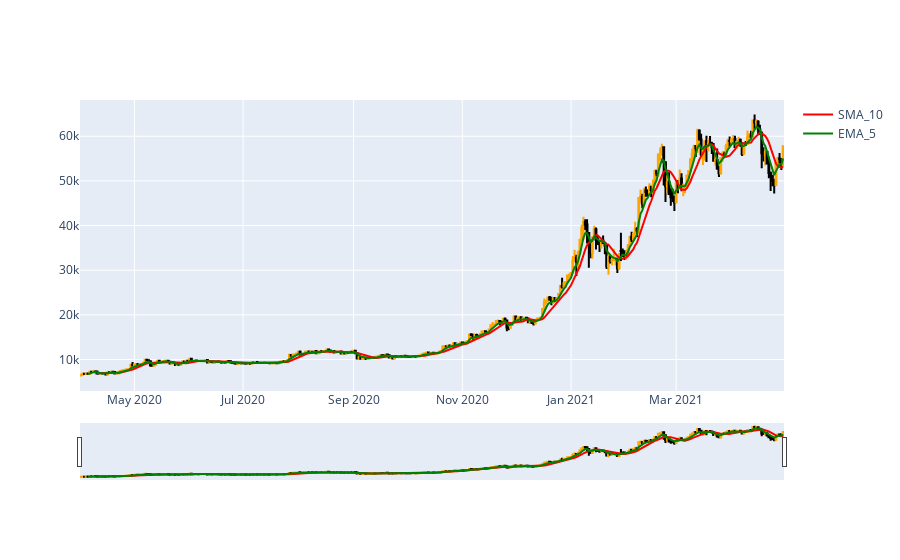

The code cell stored with this chart in its notebook:
### Code cell
fig = go.Figure(data=[
    go.Candlestick(
        x=BTC.index,
        open=BTC['Open'],
        high=BTC['High'],
        low=BTC['Low'],
        close=BTC['Close'],
        increasing_line_color='orange',
        decreasing_line_color='black',
        showlegend=False,
    ),
])
fig.add_trace(
    go.Scatter(
        x=BTC.index,
        y=BTC['SMA_10'],
        line=dict(color='red', width=2),
        name='SMA_10',
    )
)

fig.add_trace(
    go.Scatter(
        x=BTC.index,
        y=BTC['EMA_5'],
        line=dict(color='green', width=2),
        name='EMA_5'
    )
)
fig.show()

### Figure 1 — Plotly figure (JSON) as saved in the notebook; plotly's stock layout.template omitted (floating-point values rounded to 4 significant figures; data arrays with more than 128 entries replaced by an {"elided": "..."} marker saying what was removed)
{"data": [{"close": {"elided": "395 float values"}, "decreasing": {"line": {"color": "black"}}, "high": {"elided": "395 float values"}, "increasing": {"line": {"color": "orange"}}, "low": {"elided": "395 float values"}, "open": {"elided": "395 float values"}, "showlegend": false, "type": "candlestick", "x": {"elided": "395 str values"}}, {"line": {"color": "red", "width": 2}, "name": "SMA_10", "type": "scatter", "x": {"elided": "395 str values"}, "y": {"elided": "395 float values"}}, {"line": {"color": "green", "width": 2}, "name": "EMA_5", "type": "scatter", "x": {"elided": "395 str values"}, "y": {"elided": "395 float values"}}], "layout": {}}
